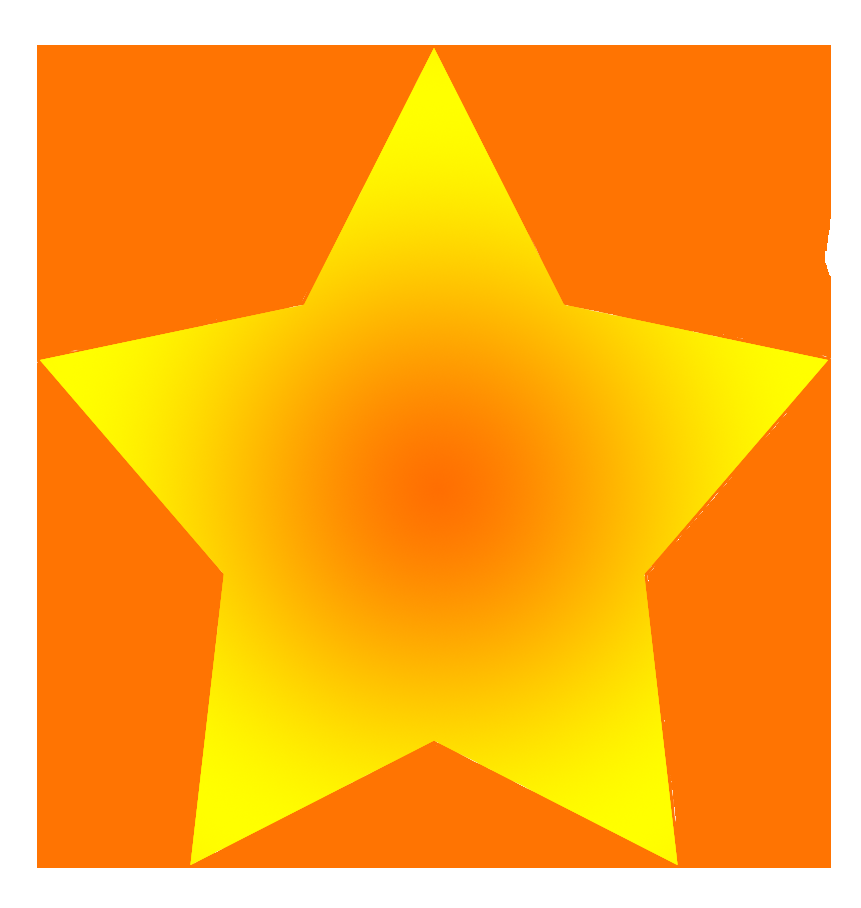
#> input picture star.png, 861 x 908 px
$ jupyter execute --allow-errors 'April 17.ipynb'   (shell and % lines are left out)
#> lines starting #> are read from the running program, lines starting #| are printed output that depends on the picture; long printed decimals are rounded
### Goal
In this article, we will learn

To find the different features of contours, like area, perimeter, centroid, bounding box etc
You will see plenty of functions related to contours.

[cell 1]
import numpy as np
import cv2 as cv
import matplotlib.pyplot as plt
import os
from skimage.morphology import convex_hull_image
import pandas as pd

[cell 2]
img = cv.imread('./star.png',0) # reading image in greysacle
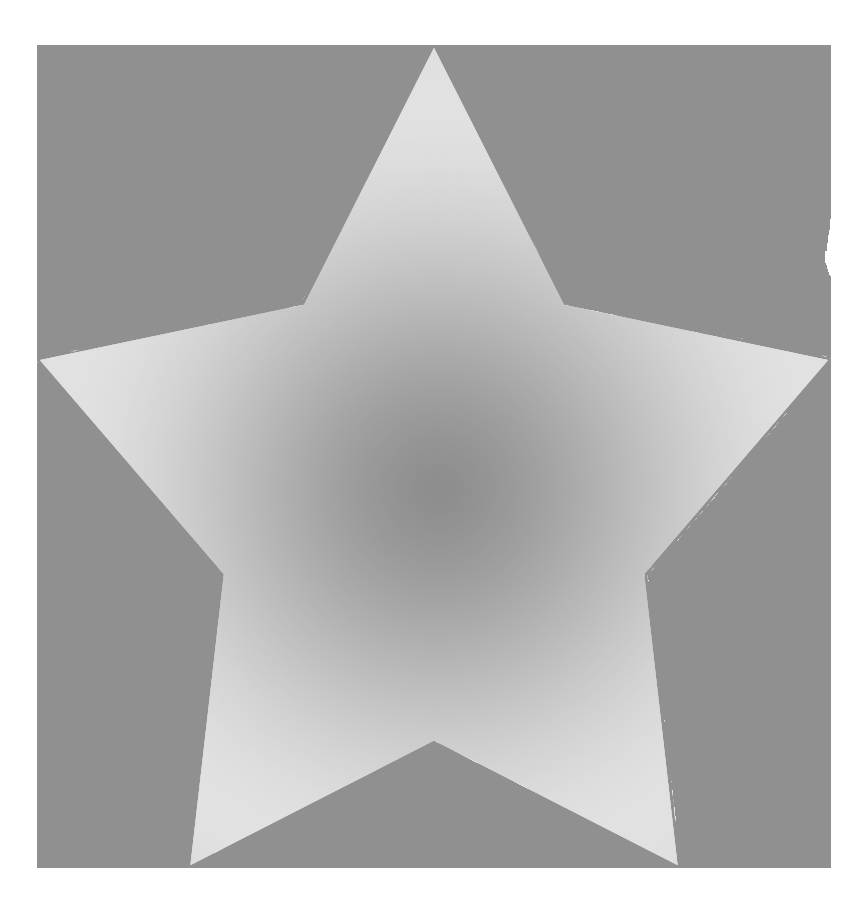
#> img: shape (908, 861); min 141, max 255, mean 180.3
#img = cv.imread('./flower.png',0) # reading image in greysacle
window_name = 'image'
plt.imshow(img)
# cv.imshow(window_name,img)

[cell 3]
#img = cv.imread('.\star.png',0) # reading image in greysacle
ret,thresh = cv.threshold(img,127,255,0) # theresohd fuction retruns the new values of pixel based on thresold value
#> thresh: shape (908, 861); every value is 255
print(ret)
print('thesh',thresh)
#> (printed output is left out)
contours,hierarchy = cv.findContours(thresh, 1, 2)
#> contours = [[[0, 0], [0, 907], [860, 907], [860, 0]]]
cnt = contours[0]
#> cnt = [[0, 0], [0, 907], [860, 907], [860, 0]]
#print(cnt.shape)
M = cv.moments(cnt)
#> M = moments, m00 780020, centre m10/m00, m01/m00 = (430, 453.5)

#> (a cell that did not finish here is left out)

[cell 5]
epsilon = 0.1*cv.arcLength(cnt,True)
#> epsilon = 353.4
approx = cv.approxPolyDP(cnt,epsilon,True)
#> approx = [[0, 0], [0, 907], [860, 907], [860, 0]]
print(epsilon)
#| 353.400
print(approx)
#| [[[  0   0]]
#|  [[  0 907]]
#|  [[860 907]]
#|  [[860   0]]]

[cell 6]
hull = cv.convexHull(cnt)
#> hull = [[860, 0], [860, 907], [0, 907], [0, 0]]

[cell 7]
k = cv.isContourConvex(cnt)
#> k = True

[cell 8]
rect = cv.minAreaRect(cnt)
#> rect = ((430, 453.5), (907, 860), -90)
box = cv.boxPoints(rect)
#> box = [[860, 907], [-2.78e-14, 907], [0, 0], [860, 0]]
box = np.int0(box)
#> box = [[860, 907], [0, 907], [0, 0], [860, 0]]

[cell 9]
img_s = img [200:600, 200:600]
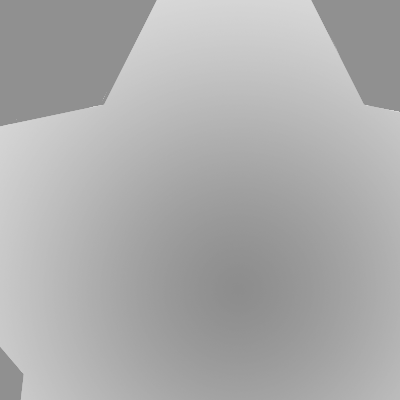
#> img_s: shape (400, 400); min 141, max 217, mean 172
#h, w = img_s.shape
#box = [[0, 0], [h, 0], [0, w], [h, w]]
#img_

[cell 10]
img_s_contour = cv.drawContours(img_s, [box], 0, (255), -1)
#> img_s_contour: shape (400, 400); every value is 255

[cell 11]
box
#> Out = [[860, 907], [0, 907], [0, 0], [860, 0]]

[cell 12]
plt.imshow(img_s)

[cell 13]
plt.imshow(img_s_contour)

[cell 14]
print(img)
#> (printed output is left out)
